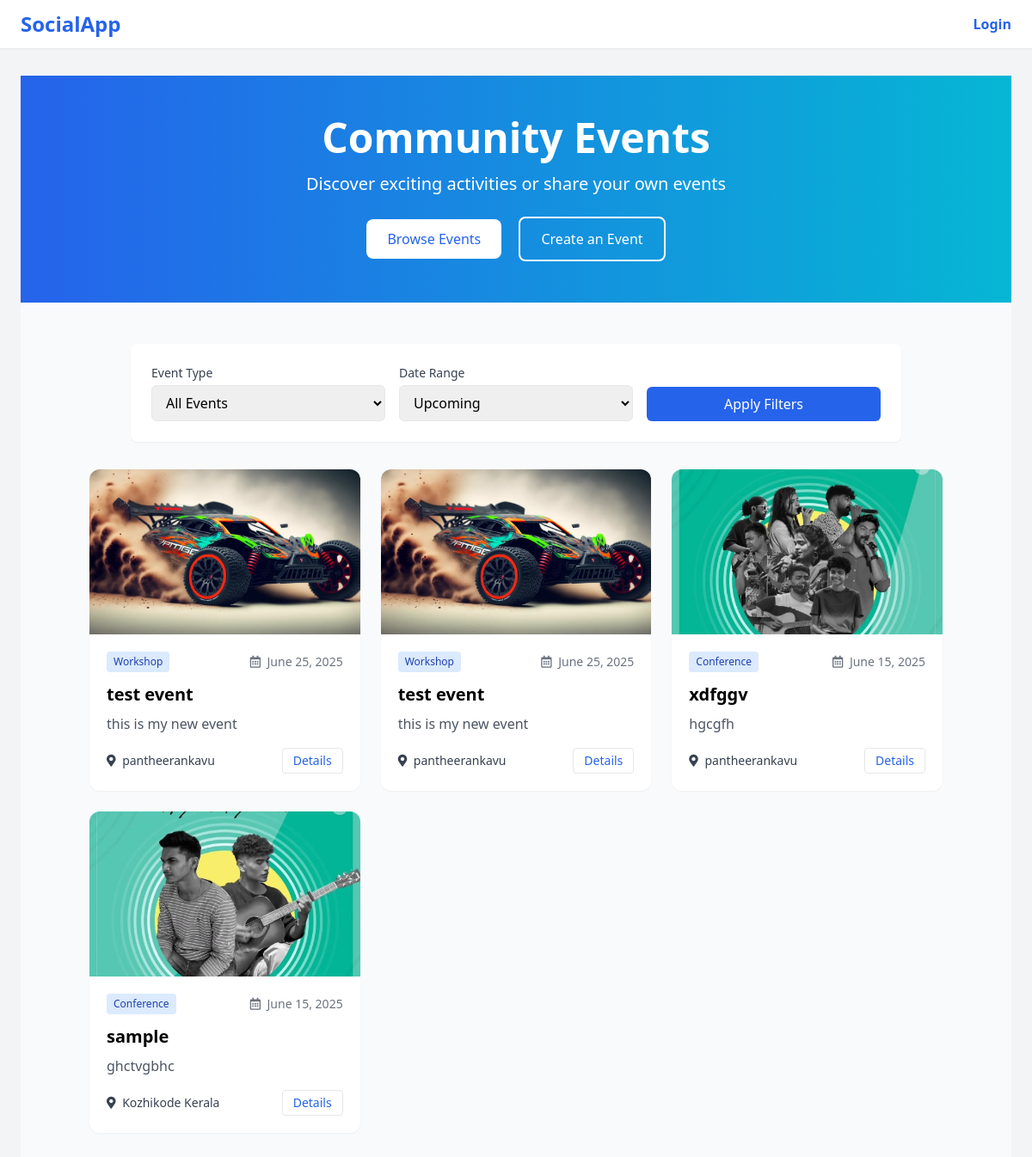
Screenshot of /events/ with the database file from the repository.
### myapp/models.py (models this page shows, shortened)
class Event(models.Model):
    EVENT_TYPES = [
        ('Conference', 'Conference'),
        ('Workshop', 'Workshop'),
        ('Networking', 'Networking'),
        ('Social', 'Social Gathering'),
        ('Other', 'Other'),
    ]
    title = models.CharField(max_length=200)
    description = models.TextField()
    event_type = models.CharField(max_length=20, choices=EVENT_TYPES)
    date = models.DateTimeField()
    location = models.CharField(max_length=200)
    image = models.ImageField(upload_to='event_images/', blank=True, null=True)
    creator = models.ForeignKey(User, on_delete=models.CASCADE)
    created_at = models.DateTimeField(auto_now_add=True)
    featured = models.BooleanField(default=False)
    @property
    def image_url(self):
        if self.image and hasattr(self.image, 'url'):
            return self.image.url
        return 'https://via.placeholder.com/400x250?text=Event'

### myapp/views.py (the view)
# urls.py: path('events/', views.events_view, name='events_view'),
def events_view(request):
    events = Event.objects.all().order_by('-date')
    if request.method == 'POST':
        form = EventForm(request.POST, request.FILES)
        if form.is_valid():
            event = form.save(commit=False)
            event.creator = request.user
            event.save()
            return redirect('events_view')
    else:
        form = EventForm()
    return render(request, 'events.html', {
        'events': events,
        'form': form
    })

### myapp/forms.py
class EventForm(forms.ModelForm):
    class Meta:
        model = Event
        fields = ['title', 'description', 'event_type', 'date', 'location', 'image']
        widgets = {
            'date': forms.DateTimeInput(attrs={'type': 'datetime-local'}),
        }

### templates/events.html (shortened to what this page needs)
{% extends "navbar.html" %}
{% block content %}
<div class="bg-gray-50">
  <div class="bg-gradient-to-r from-blue-600 to-cyan-500 text-white py-12">
    <div class="container mx-auto px-4 text-center">
      <h1 class="text-4xl md:text-5xl font-bold mb-4">Community Events</h1>
      <p class="text-xl mb-6">Discover exciting activities or share your own events</p>
      <div class="space-x-4">
        <a href="#events" class="bg-white text-blue-600 hover:bg-gray-100 px-6 py-3 rounded-lg font-medium">Browse Events</a>
        <button onclick="openEventModal()" class="border-2 border-white text-white hover:bg-white hover:text-blue-600 px-6 py-3 rounded-lg font-medium">Create an Event</button>
      </div>
    </div>
  </div>
  <div class="container mx-auto px-4 py-12">
    <div class="mb-8" id="events">
      <div class="max-w-4xl mx-auto bg-white rounded-lg shadow-sm p-6">
        <div class="grid grid-cols-1 md:grid-cols-3 gap-4">
          <div>
            <label for="filterType" class="block text-sm font-medium text-gray-700 mb-1">Event Type</label>
            <select id="filterType" class="w-full px-3 py-2 border rounded-md">
              <option value="all">All Events</option>
            </select>
          </div>
          <div>
            <label for="filterDate" class="block text-sm font-medium text-gray-700 mb-1">Date Range</label>
            <select id="filterDate" class="w-full px-3 py-2 border rounded-md">
              <option value="upcoming">Upcoming</option>
            </select>
          </div>
          <div class="flex items-end">
            <button onclick="filterEvents()" class="w-full bg-blue-600 hover:bg-blue-700 text-white px-4 py-2 rounded-md">Apply Filters</button>
          </div>
        </div>
      </div>
    </div>
    <div class="grid grid-cols-1 md:grid-cols-2 lg:grid-cols-3 gap-6" id="eventsContainer">
      {% for event in events %}
      <div class="relative bg-white rounded-xl shadow-sm overflow-hidden hover:-translate-y-1 hover:shadow-md transition h-full">
        <img src="{{ event.image_url }}" class="w-full h-48 object-cover" alt="{{ event.title }}">
        <div class="p-5">
          <div class="flex justify-between items-center mb-3">
            <span class="bg-blue-100 text-blue-800 text-xs px-2 py-1 rounded">{{ event.event_type }}</span>
            <span class="text-gray-500 text-sm"><i class="far fa-calendar-alt mr-1"></i> {{ event.date|date:"F d, Y" }}</span>
          </div>
          <h3 class="text-xl font-semibold mb-2">{{ event.title }}</h3>
          <p class="text-gray-600 mb-4">{{ event.description|truncatechars:100 }}</p>
          <div class="flex justify-between items-center">
            <span class="text-gray-700 text-sm"><i class="fas fa-map-marker-alt mr-1"></i> {{ event.location }}</span>
            <button onclick="showEventDetails({{ event.id }})" class="text-blue-600 hover:text-blue-800 border px-3 py-1 rounded text-sm">Details</button>
          </div>
        </div>
      </div>
      {% empty %}
      <div class="col-span-3 text-center py-10">
        <p class="text-gray-500">No events found. Be the first to create one!</p>
      </div>
      {% endfor %}
    </div>
  </div>
</div>
<link rel="stylesheet" href="https://cdnjs.cloudflare.com/ajax/libs/font-awesome/5.15.4/css/all.min.css">
{% endblock %}

### rows the page displays
Event: image_url (picture), event_type "Workshop", date "June 25, 2025", title "test event", description "this is my new event", location "pantheerankavu"
Event: image_url (picture), event_type "Workshop", date "June 25, 2025", title "test event", description "this is my new event", location "pantheerankavu"
Event: image_url (picture), event_type "Conference", date "June 15, 2025", title "xdfggv", description "hgcgfh", location "pantheerankavu"
Event: image_url (picture), event_type "Conference", date "June 15, 2025", title "sample", description "ghctvgbhc", location "Kozhikode Kerala"
